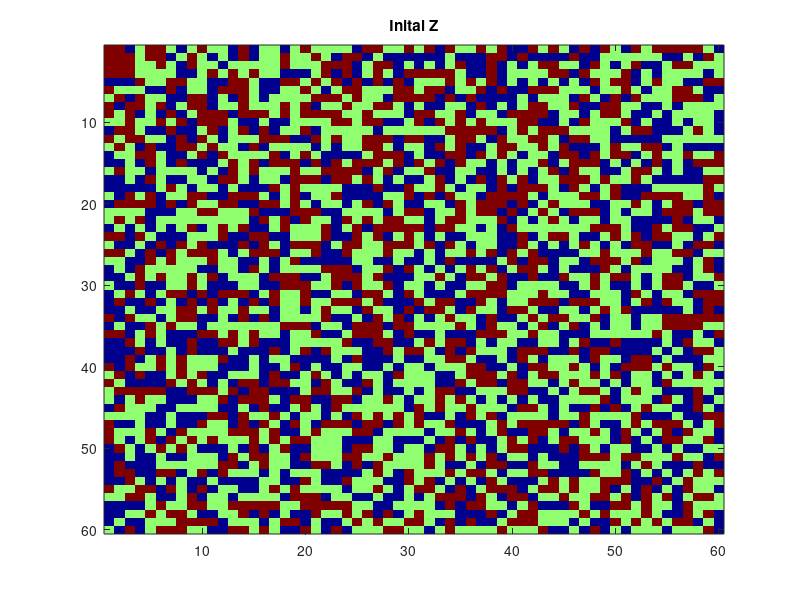

Source code (MATLAB): (Note: this script raises an error after producing the figure.)
clc;
clear all;
close all;


%Grid Size
N=60;

%Num of types blue and red (should add up to less than N*N)
nB=1100;
nR=1100;

%percent needed to be happy
Bper=0.5;
Rper=0.5;

%Create random grid: 1s are reds, -1s are blues
temp=[ones(1,nR), -1*ones(1,nB), zeros(1,(N*N-nB-nR))];

temp=temp(randperm(N*N));
Z=reshape(temp,N,N);

%displaying and storing inital value of Z
InZ=Z;
save('savedinitialZ','InZ');
figure
imagesc(InZ);
colormap jet;
title('Inital Z')
figure

%%%%%%%%%%%%%%%%%%%%%%%%
% Computing all segregation measures for inital Z.
%%%%%%%%%%%%%%%%%%%%%%%%%
[InRedclusters, Inredclustersizes]=markclusters(markgrid(InZ,1));
%this function returns a matrix with numbered red clusters and a vector
%with the list of cluster sizes for the red clusters

[InBlueclusters, Inblueclustersizes]=markclusters(markgrid(InZ,-1));
%this function does the same for blue clusters


Intotalclusters=size(Inredclustersizes,1)+size(Inblueclustersizes,1);
%This adds the total number of clusters: red + blue

Inaverageclustersize=(sum(Inredclustersizes)+sum(Inblueclustersizes))/Intotalclusters;
%This computes the average cluster size


Ing= Ghetto(InZ);
%this function returns the percentage of people living in like ghettos

Inp = Percentunlike(InZ);
%this function returns the average percentage of unlike people in
%neighborhood

%%%%%%%%%%%%%%%%%%%%%%%%%%%%%%%%
%%%%%%%%%%%%%%%%%%%%%%%%%%%%%%%%


%perform at most 2000 iterations.  The program typically ends before.

for i=1:1:2000
    
    
    B=(Z==-1); %create a matrix of ones for all Blue locations
    
    R=(Z==1); %create a matrix of ones for all Red locations
    
    E=(Z==0); %create a matrix of ones for all vacant locations
    
    [Rsuit, Bsuit] = findsuitable(Z, Rper, Bper);
    %This function returns two matrices.  One contains all locations
    %suitable for red and the other contains all locations suitable for
    %blue
    
    %The following creates a matrix of ones for all unhappy blues.    
    UB=B&(~Bsuit); %is a location blue and unsuitable for blue?
    
    %The following creates a matrix of ones for all unhappy reds.    
    UR=R&(~Rsuit); %is a location red and unsuitable for red?
    
    %the following creates a matrix of ones for all locations eligible for
    %blue
    EB=E&Bsuit;
    
    %the following creates a matrix of ones for all locations eligible for
    %red
    ER=E&Rsuit;
    
    %the following creates a matrix of all unhappy reds and blues
    U=UB|UR;
    
    
    
    %if noone is unhappy, draw the image of the neighborhood and break out
    %of the loop
    if sum(sum(U))==0
        
        imagesc(Z);
        colormap jet;
        title(num2str(i));
        drawnow;
        
        break
        
    end
    
    %make a list of all the unhappy cells
    Ulist=makelist(U);
    
    %make a list of cells eligible for blue
    EBlist=makelist(EB);
    
    %make a list of cells eligible for red
    ERlist=makelist(ER);
    
    %choose a person at random from the list of unhappy people
    personchosen=randi(size(Ulist,1));
    
    %if the person is blue and there are eligible blue spots, move the
    %agent
    if Z(Ulist(personchosen))== -1 && EBlist(1)~=0
        spotchosen=randi(size(EBlist,1));
        Z(Ulist(personchosen))=0;
        Z(EBlist(spotchosen))=-1;
        
    %if the person is red and there are eligible red spots, move the
    %agent        
    elseif Z(Ulist(personchosen))== 1 && ERlist(1)~=0
        spotchosen=randi(size(ERlist,1));
        Z(Ulist(personchosen))=0;
        Z(ERlist(spotchosen))=1;
        
    end
    
    
    
    %display an image every 10th iteration
    if mod(i,10)==0
        imagesc(Z);
        colormap jet;
        title(num2str(i));
        drawnow;
    end
    
    
    
end

%%%%% the following let's you see which cells are blue, red, empty, etc.

% figure; spy(B); title('B');
% 
% figure; spy(R); title('R');
% 
% figure; spy(E); title('E');
% 
% figure; spy(Bsuit); title('Bsuit');
% 
% figure; spy(Rsuit); title('Rsuit');
% 
% figure; spy(UB); title('UB');
% 
% figure; spy(UR); title('UR');
% 
% figure; spy(U); title('U');
% 
% figure; spy(EB); title('EB');
% 
% figure; spy(ER); title('ER');


% Computing all segregation measures for final Z.
[Redclusters, redclustersizes]=markclusters(markgrid(Z,1));
[Blueclusters, blueclustersizes]=markclusters(markgrid(Z,-1));

totalclusters=size(redclustersizes,1)+size(blueclustersizes,1);
averageclustersize=(sum(redclustersizes)+sum(blueclustersizes))/totalclusters;

%drawing an image of all blue clusters
figure;
imagesc(Blueclusters);
colormap winter
title('Final Blueclusters');

%drawing an image of all red clusters
figure;
imagesc(Redclusters);
colormap autumn
title('Final Redclusters');

g= Ghetto(Z);
p = Percentunlike(Z);
















